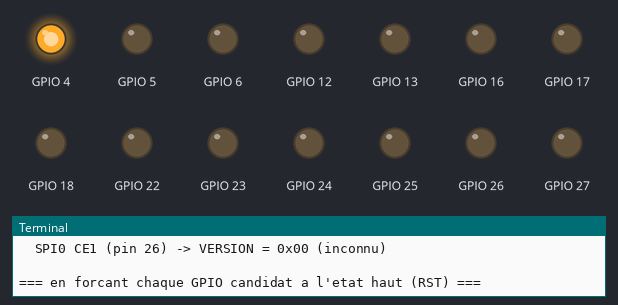
The program below on a simulated Raspberry Pi (BCM pin numbers). Shown: output pins drawn as LEDs (lit = HIGH), the last lines printed to the terminal. At 1.4 s the program stops and its outputs stay as they are.

Above: at 0.07 s.
At 0.68 s:
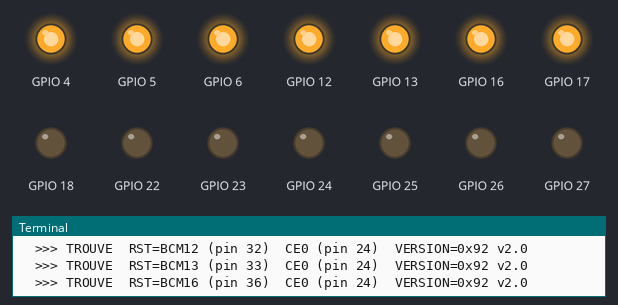
At 1.4 s:
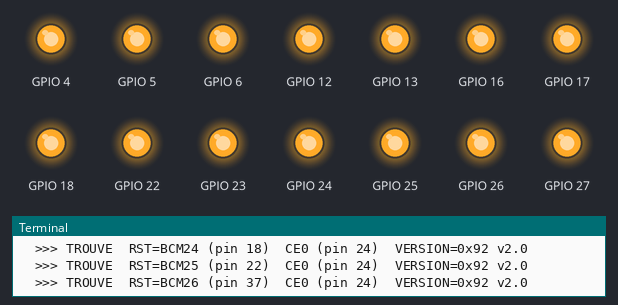
Timing chart, 0 to 2.9 s (numbered marks = the images above):
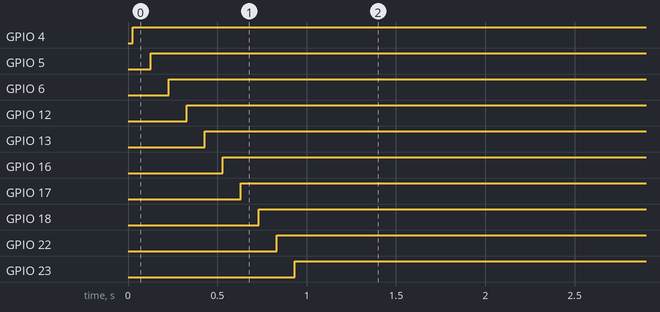

Measured:
- by itself, GPIO 4: LOW → HIGH at 0.03 s
- by itself, GPIO 5: LOW → HIGH at 0.13 s
- by itself, GPIO 6: LOW → HIGH at 0.23 s
- by itself, GPIO 12: LOW → HIGH at 0.33 s
- by itself, GPIO 13: LOW → HIGH at 0.43 s
- by itself, GPIO 16: LOW → HIGH at 0.53 s
- by itself, GPIO 17: LOW → HIGH at 0.63 s
- by itself, GPIO 18: LOW → HIGH at 0.73 s

The program:

probe_rc522.py
```python
import time

import lgpio
import spidev

VERSION_REG = 0x37
KNOWN = {0x88: "clone", 0x90: "v0.0", 0x91: "v1.0", 0x92: "v2.0", 0xB2: "clone FM17522"}

BCM_TO_PHYS = {4: 7, 17: 11, 27: 13, 22: 15, 18: 12, 23: 16, 24: 18, 25: 22, 5: 29, 6: 31, 12: 32, 13: 33, 16: 36, 26: 37}


def read_version(bus, device):
    spi = spidev.SpiDev()
    try:
        spi.open(bus, device)
        spi.max_speed_hz = 1_000_000
        spi.mode = 0
        addr = ((VERSION_REG << 1) & 0x7E) | 0x80
        resp = spi.xfer2([addr, 0x00])
        return resp[1]
    except Exception as exc:
        return f"ERR {exc}"
    finally:
        try:
            spi.close()
        except Exception:
            pass


print("=== sans toucher au RST ===")
for dev in (0, 1):
    v = read_version(0, dev)
    tag = KNOWN.get(v, "inconnu") if isinstance(v, int) else ""
    shown = f"0x{v:02X} ({tag})" if isinstance(v, int) else v
    print(f"  SPI0 CE{dev} (pin {24 if dev == 0 else 26}) -> VERSION = {shown}")

print("\n=== en forcant chaque GPIO candidat a l'etat haut (RST) ===")
chip = lgpio.gpiochip_open(0)
found = []
for bcm, phys in sorted(BCM_TO_PHYS.items()):
    try:
        lgpio.gpio_claim_output(chip, bcm, 0)
        lgpio.gpio_write(chip, bcm, 0)
        time.sleep(0.02)
        lgpio.gpio_write(chip, bcm, 1)
        time.sleep(0.08)
    except Exception:
        continue
    for dev in (0, 1):
        v = read_version(0, dev)
        if isinstance(v, int) and v in KNOWN:
            print(f"  >>> TROUVE  RST=BCM{bcm} (pin {phys})  CE{dev} (pin {24 if dev == 0 else 26})  VERSION=0x{v:02X} {KNOWN[v]}")
            found.append((bcm, phys, dev, v))
    try:
        lgpio.gpio_free(chip, bcm)
    except Exception:
        pass
lgpio.gpiochip_close(chip)

print()
if found:
    bcm, phys, dev, v = found[0]
    print(f"RESULTAT : RC522 detecte -> RST sur pin {phys} (BCM{bcm}), SS sur CE{dev}")
else:
    print("RESULTAT : aucun RC522 detecte sur SPI0.")
    print("Verifie MOSI=19, MISO=21, SCK=23, alimentation 3.3V et GND.")
```
